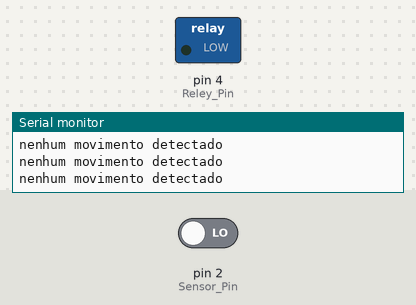
A sketch run on a simulated Arduino Uno, built with avr-gcc and run on an emulated ATmega328P. Shown: switched loads named in the sketch (green lamp = pin HIGH), the last lines printed to the serial monitor. The test bench sets the inputs (shaded band); at power-on: pin 2 (Sensor_Pin) LOW.

Above: at 1.8 s.
1.9 s: pin 2 (Sensor_Pin) driven HIGH
At 2.5 s:
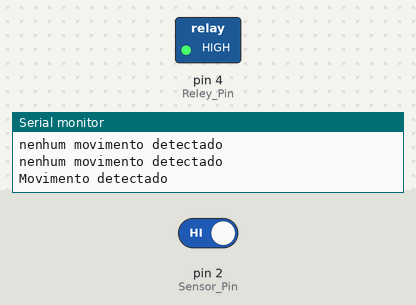
3.5 s: pin 2 (Sensor_Pin) driven LOW
At 4.8 s:
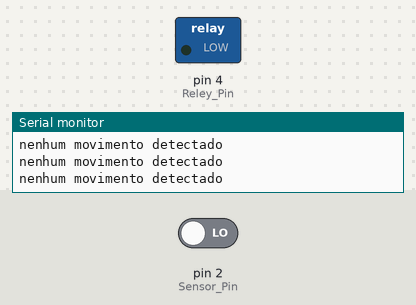
Timing chart, 0 to 6.5 s (numbered marks = the images above; inputs shaded):
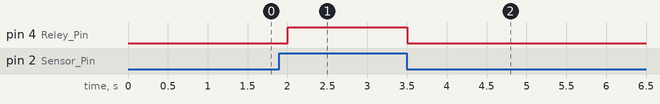

Measured:
- after the input at 1.9 s, pin 4 (Reley_Pin): LOW → HIGH after 0.10 s
- after the input at 3.5 s, pin 4 (Reley_Pin): HIGH → LOW at once

The sketch:

HC-SR501_Arduino.ino
```cpp
//Pino conectado ao fio de saída
const int Sensor_Pin = 2;
//Pino conectado ao controle do relé
const int Reley_Pin = 4;

void setup() {
//Configurando o monitor serial
  Serial.begin(9600);
    Serial.println("HC-SR501 sensor com reley");
//Definindo como entrada do sensor
  pinMode(Sensor_Pin,INPUT);
//Definindo como saída para o relé
  pinMode(Reley_Pin,OUTPUT);
}

void loop() {
//Lê o pino do snsor e armazena na variável "Motion"
  int motion = digitalRead(Sensor_Pin);

  if(motion){
//Imprime algo que foi detectado
    Serial.println("Movimento detectado");
//Liga o relé
    digitalWrite(Reley_Pin,HIGH);
  }else{
//Imprime que nada foi detectado
    Serial.println("nenhum movimento detectado");
//Desliga o relé
    digitalWrite(Reley_Pin,LOW);
  }
  delay(500);
}
```
